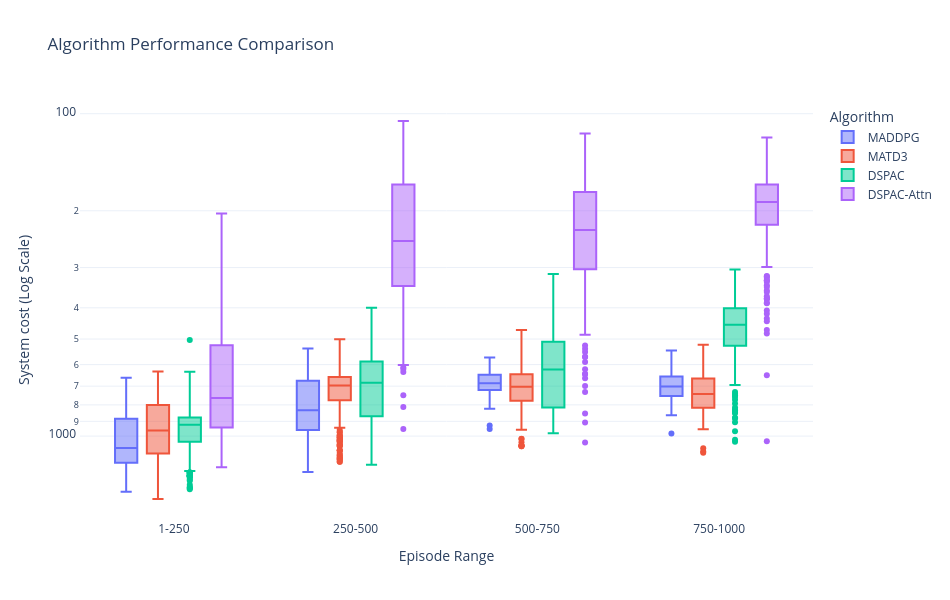

The notebook cell saved with this chart:
### Code cell
fig = px.box(
    melted_df,
    x='stage',
    y='value',
    color='Algorithm',
    points="outliers",
    title="Algorithm Performance Comparison",
    labels={
        'stage': 'Episode Range',
        'value': 'System cost (Log Scale)',
        'Algorithm': 'Algorithm'
    }
)

fig.update_yaxes(
    type="log",
    autorange="reversed"
)

fig.update_layout(
    template="plotly_white",
    boxmode="group",
    height=600,
    width=950,
    legend=dict(
        yanchor="top",
        y=0.99,
        xanchor="left",
        x=1.02
    )
)

fig.show()

### Figure 1 — Plotly figure (JSON) as saved in the notebook; plotly's stock layout.template omitted (floating-point values rounded to 4 significant figures; data arrays with more than 128 entries replaced by an {"elided": "..."} marker saying what was removed)
{"data": [{"alignmentgroup": "True", "boxpoints": "outliers", "hovertemplate": "Algorithm=MADDPG<br>Episode Range=%{x}<br>System cost (Log Scale)=%{y}<extra></extra>", "legendgroup": "MADDPG", "marker": {"color": "#636efa"}, "name": "MADDPG", "notched": false, "offsetgroup": "MADDPG", "orientation": "v", "showlegend": true, "x": {"elided": "1000 str values"}, "x0": " ", "xaxis": "x", "y": {"elided": "1000 float values"}, "y0": " ", "yaxis": "y", "type": "box"}, {"alignmentgroup": "True", "boxpoints": "outliers", "hovertemplate": "Algorithm=MATD3<br>Episode Range=%{x}<br>System cost (Log Scale)=%{y}<extra></extra>", "legendgroup": "MATD3", "marker": {"color": "#EF553B"}, "name": "MATD3", "notched": false, "offsetgroup": "MATD3", "orientation": "v", "showlegend": true, "x": {"elided": "1000 str values"}, "x0": " ", "xaxis": "x", "y": {"elided": "1000 float values"}, "y0": " ", "yaxis": "y", "type": "box"}, {"alignmentgroup": "True", "boxpoints": "outliers", "hovertemplate": "Algorithm=DSPAC<br>Episode Range=%{x}<br>System cost (Log Scale)=%{y}<extra></extra>", "legendgroup": "DSPAC", "marker": {"color": "#00cc96"}, "name": "DSPAC", "notched": false, "offsetgroup": "DSPAC", "orientation": "v", "showlegend": true, "x": {"elided": "1000 str values"}, "x0": " ", "xaxis": "x", "y": {"elided": "1000 float values"}, "y0": " ", "yaxis": "y", "type": "box"}, {"alignmentgroup": "True", "boxpoints": "outliers", "hovertemplate": "Algorithm=DSPAC-Attn<br>Episode Range=%{x}<br>System cost (Log Scale)=%{y}<extra></extra>", "legendgroup": "DSPAC-Attn", "marker": {"color": "#ab63fa"}, "name": "DSPAC-Attn", "notched": false, "offsetgroup": "DSPAC-Attn", "orientation": "v", "showlegend": true, "x": {"elided": "1000 str values"}, "x0": " ", "xaxis": "x", "y": {"elided": "1000 float values"}, "y0": " ", "yaxis": "y", "type": "box"}], "layout": {"xaxis": {"anchor": "y", "domain": [0.0, 1.0], "title": {"text": "Episode Range"}}, "yaxis": {"anchor": "x", "domain": [0.0, 1.0], "title": {"text": "System cost (Log Scale)"}, "type": "log", "autorange": "reversed"}, "legend": {"title": {"text": "Algorithm"}, "tracegroupgap": 0, "yanchor": "top", "y": 0.99, "xanchor": "left", "x": 1.02}, "title": {"text": "Algorithm Performance Comparison"}, "boxmode": "group", "height": 600, "width": 950}}
